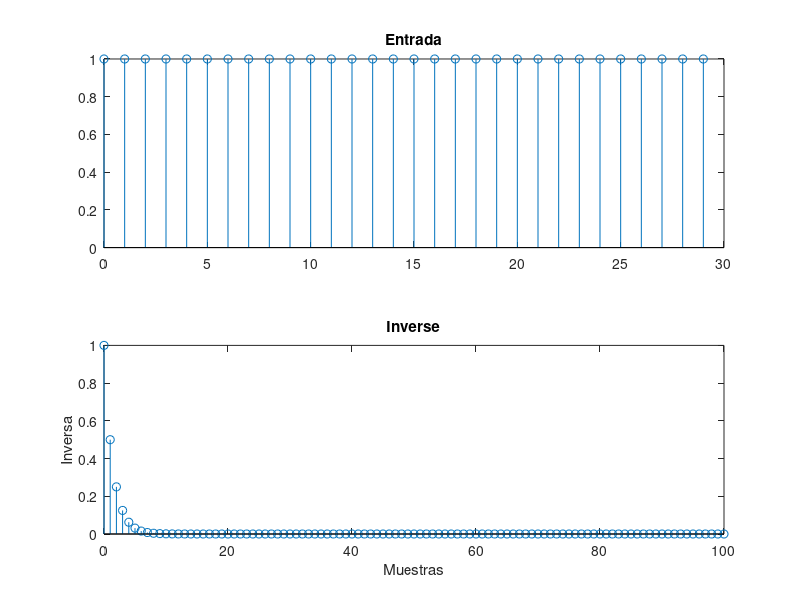
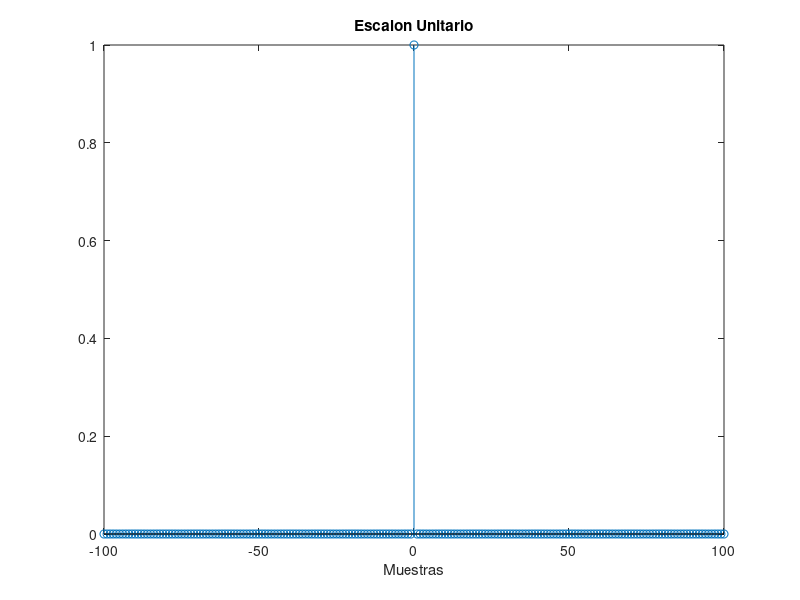
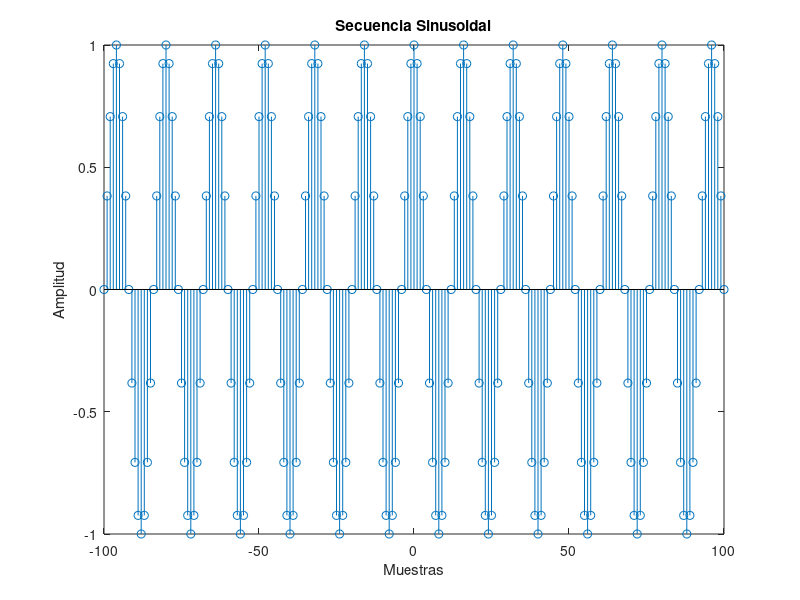
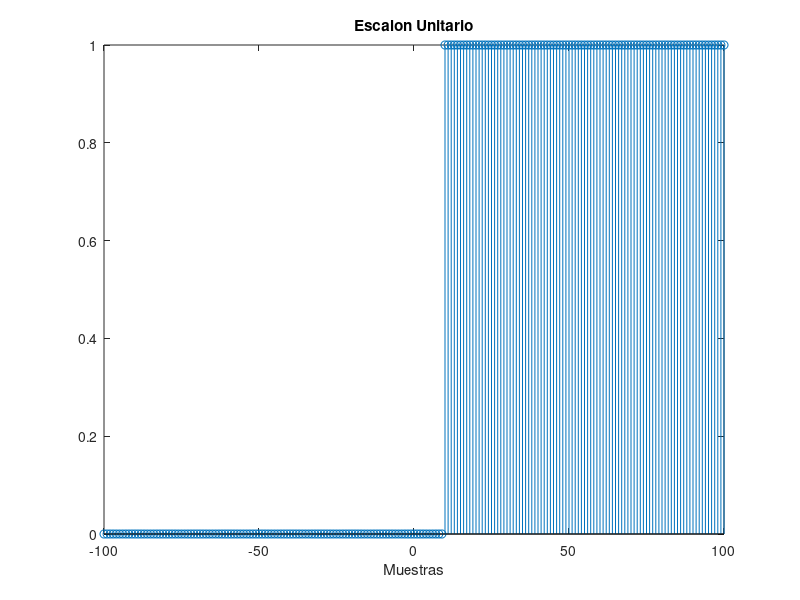

Source code (MATLAB) for these figures, in order:
%%
%Funcion Escalon Unitario
n=-100:100;%creacion del vector de elementos igualmente espaciados desde el valor -100 a 100, que sera la cantidad de muestras usadas 
h2=zeros(length(n),1);%vector columna que contiene unicamente ceros de orden 201,1
h2(101:201)=1;%los elementos apartir de la posicion 101 hasta el final del vector tomaran el valor de 1  
figure('Name','Escalon Unitario')%creamos una nueva figura que se llamara Escalon Unitario 
stem(n,h2);%esta funcion nos permite graficar datos discretos, en este caso graficaremos los vectores n y h2
xlabel('Muestras')%le ponemos nombre al eje de las x
title('Escalon Unitario')%le ponemos un titulo al grafico
%%
%Funcion Impulso Unitario
n=-100:100;%creacion del vector de elementos igualmente espaciados desde el valor -100 a 100, que sera la cantidad de muestras usadas 
h2=zeros(length(n),1);%vector columna que contiene unicamente ceros de orden 201,1
h2(101)=1;%el elemento en la posicion 101 de h2 tomara el valor de 1 
figure('Name','Impulso Unitario')%creamos una nueva figura que se llamara Impulso Unitario 
stem(n,h2);%esta funcion nos permite graficar datos discretos, en este caso graficaremos los vectores n y h2
xlabel('Muestras')%le ponemos nombre al eje de las x
title('Escalon Unitario')%le ponemos un titulo al grafico
%%
%Secuencia Senoidal
n=-100:100;%creacion del vector de elementos igualmente espaciados desde el valor -100 a 100, que sera la cantidad de muestras usadas 
A=1;%definimos la amplitud de la se�al 
w=pi/8;%definimos la velocidad angular de la se�al
x=A*cos(w*n);%pasamos el vector n a la funcion cos() y almacenamos en la variable x los nuevos valores
figure('Name','Secuencia Sinusoidal')%creamos una nueva figura que se llamara Secuencia Sinusoidal 
stem(n,x);%esta funcion nos permite graficar datos discretos, en este caso graficaremos los vectores n y x
xlabel('Muestras');%le ponemos nombre al eje de las x
ylabel('Amplitud');%le ponemos nombre al eje de las y
title('Secuencia Sinusoidal')%le ponemos un titulo al grafico
%%
%Retardo ideal del escalon unitario
n=-100:100;%creacion del vector de elementos igualmente espaciados desde el valor -100 a 100, que sera la cantidad de muestras usadas 
nd=10;%este el valor de retardo de la funcion
h2=zeros(length(n),1);%vector columna que contiene unicamente ceros de orden 201,1
h2(n>=nd)=1;%indicamos que todos los valores mayores al retardo sean 1
figure('Name','Retardo Ideal')%creamos una nueva figura que se llamara Retardo Ideal 
stem(n,h2);%esta funcion nos permite graficar datos discretos, en este caso graficaremos los vectores n y h2
xlabel('Muestras');%le ponemos nombre al eje de las x
title('Escalon Unitario')%le ponemos un titulo al grafico
%%
%Ecuaciones en diferencia
N=30;%definimos el numero de muestras a utilizar 
n=0:N-1;%creamos un vector del mismo tama�o del numero de muestra a utilizar
x=ones(N,1);%cremos una matriz columna de 30x1 conteniendo puros 1
y=zeros(N,1);%cremos una matriz columna de 30x1 conteniendo puros 0
y(1)=x(1);%damos valor inicial a la salida de 1
for i=1:N-1%bucle iterativo que actualizara la cada valor de y en funcion de su valor previo sumado con una constante 
    y(i+1)= x(i+1)+(0.5)*y(i);
end
figure(1);%creacion de la figura
subplot(2,1,1);%indicamos la posicion de la figura
stem(n,x);%graficamos los valores discretos contenidos en 'n' y 'x'
title('Entrada');%damos un titulo al subgrafico
subplot(2,1,2);%indicamos la posicion del segundo subgrafico
stem(n,y);%graficamos los valores discretos contenidos en 'n' y 'y'
title('Respuesta al Escalon');%damos titulo al grafico

%%
%Respuesta al Impulso del sistema 
n=0:100;%generamos un vector de tamaño 101 con valores ascendentes  
x=(0.5).^n;%pasamos el vector de tamaño ascendente a la funcion exponencial
stem(n,x);%graficamos los valores discretos
xlabel('Muestras');%le ponemos nombre al eje de las x
ylabel('Inversa');%le ponemos nombre al eje de las y
title('Inverse')%le ponemos titulo al grafico
%%
